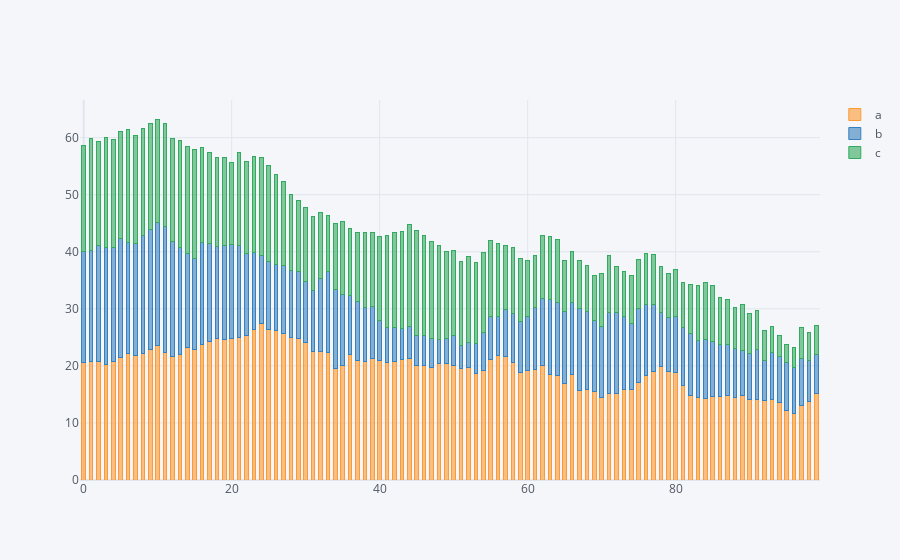

The notebook cell saved with this chart:
### Code cell
cf.set_config_file(theme='pearl')
df.iplot(kind='bar',barmode='stack',bargap=0.5)
